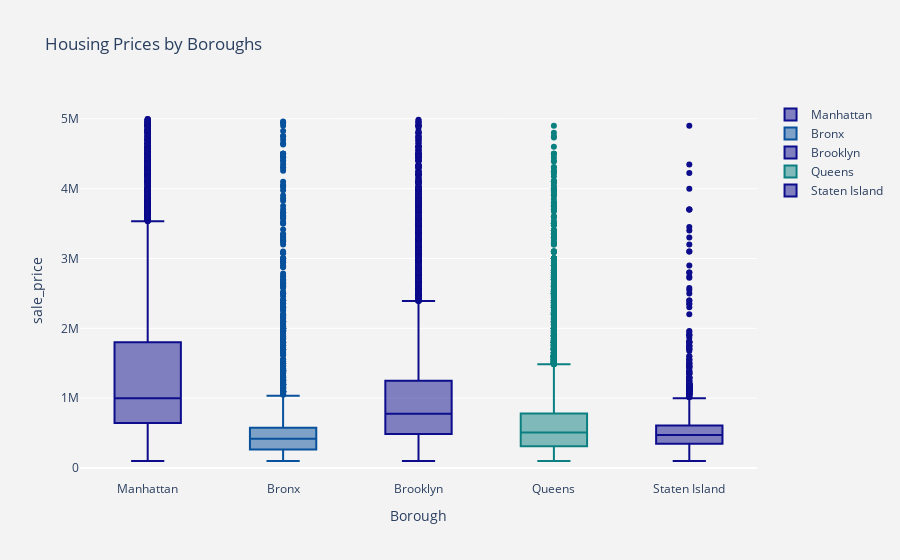

This figure's notebook cell:
### Code cell
#m = df.select_dtypes(np.number)
#df[m.columns]= m.round().astype('Int64')
pd.options.display.float_format = '{:,.0f}'.format
# Filter DataFrame
df2 = df[(df['sale_price'] > 100000) & (df['sale_price'] < 5000000)]
df2.rename(columns = {"sale_price":"sale_price"},inplace = True)

boroughs = ['Manhattan', 'Bronx', 'Brooklyn', 'Queens', 'Staten Island']
colors = ['rgb(12, 12, 140)', 'rgb(8,81,156)', 'rgb(12, 12, 140)', 'rgb(12, 128, 128)', 'rgb(12, 12, 140)']

traces = []
for borough, color in zip(boroughs, colors):
    trace = go.Box(
        y=df2[df2.borough == borough].sale_price,
        name=borough,
        marker=dict(color=color)
    )
    traces.append(trace)

layout = go.Layout(
    title='Housing Prices by Boroughs',
    xaxis=dict(title='Borough'),
    yaxis=dict(title='sale_price'),
    paper_bgcolor='rgb(243, 243, 243)',
    plot_bgcolor='rgb(243, 243, 243)'
)

fig = go.Figure(data=traces, layout=layout)
py.iplot(fig)

### Figure 1 — Plotly figure (JSON) as saved in the notebook; plotly's stock layout.template omitted (floating-point values rounded to 4 significant figures; data arrays with more than 128 entries replaced by an {"elided": "..."} marker saying what was removed)
{"data": [{"marker": {"color": "rgb(12, 12, 140)"}, "name": "Manhattan", "type": "box", "y": {"elided": "12320 int values"}}, {"marker": {"color": "rgb(8,81,156)"}, "name": "Bronx", "type": "box", "y": {"elided": "4565 int values"}}, {"marker": {"color": "rgb(12, 12, 140)"}, "name": "Brooklyn", "type": "box", "y": {"elided": "14536 int values"}}, {"marker": {"color": "rgb(12, 128, 128)"}, "name": "Queens", "type": "box", "y": {"elided": "17522 int values"}}, {"marker": {"color": "rgb(12, 12, 140)"}, "name": "Staten Island", "type": "box", "y": {"elided": "5714 int values"}}], "layout": {"paper_bgcolor": "rgb(243, 243, 243)", "plot_bgcolor": "rgb(243, 243, 243)", "title": {"text": "Housing Prices by Boroughs"}, "xaxis": {"title": {"text": "Borough"}}, "yaxis": {"title": {"text": "sale_price"}}}}
